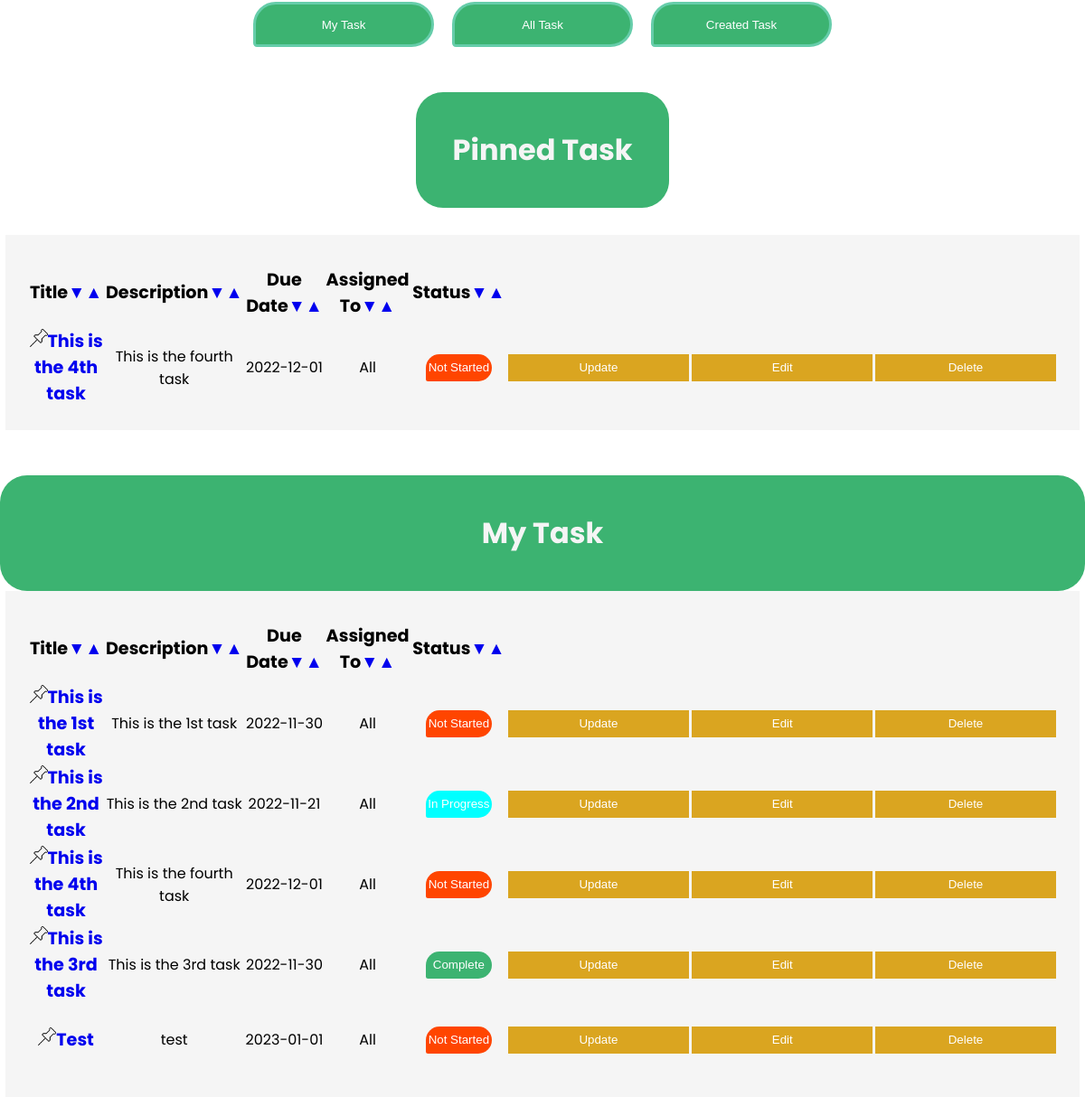
The page /task (signed in, lower part) on the database as committed earlier.
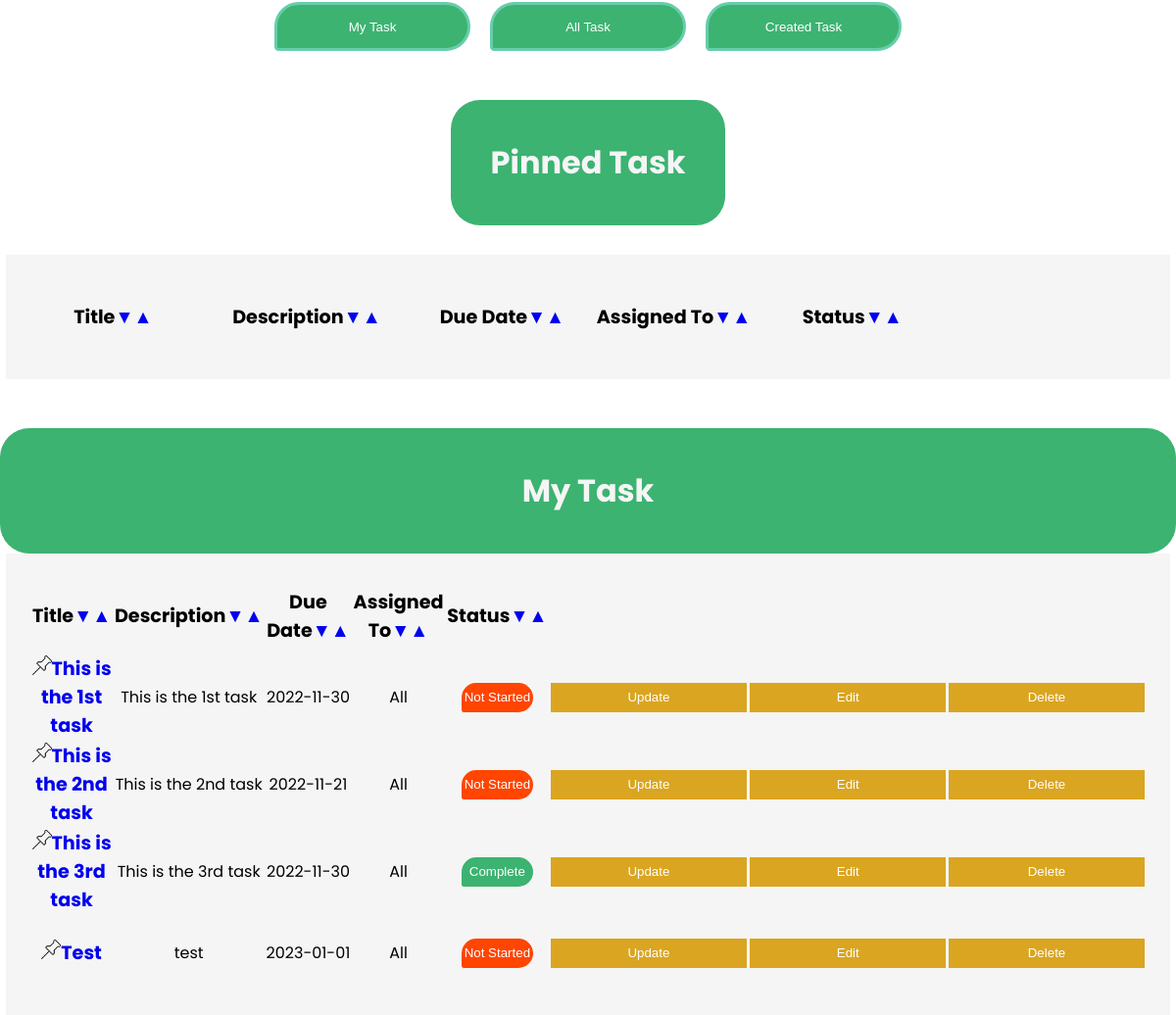
The same page on the database as committed later.
### models.py (models this page shows, shortened)
class Todo(db.Model):
    id = db.Column(db.Integer, primary_key=True)
    title = db.Column(db.String(100))
    description = db.Column(db.String(4150))
    assigned = db.Column(db.String(100))
    due = db.Column(db.Date)
    complete = db.Column(db.Integer)
    createdBy = db.Column(db.Integer)
    comments = db.relationship("Comment", backref="comment", cascade="all, delete-orphan", lazy=True)

### app.py (the view)
@app.route('/task')
def task():
    global user
    if user == User:
        return render_template('login.html', message="Please Log In To access this page")
    todo_list = Todo.query.all()
    user_list = User.query.all()
    return render_template('task.html', todo_list=todo_list, user_list=user_list, user=user)

### templates/task.html (shortened to what the changed rows need)
<!DOCTYPE html>
<html lang="en">
<head>
    <link rel="stylesheet" href="{{ url_for('static',filename='main.css') }}">
</head>
<body>
{% if user.pinnedTask != "" %}
    <div class="h">
        <h1>Pinned Task</h1>
    </div>
    <div id="pinnedTask">
        <div id="todo" class="todo">
            <table>
                <thead>
                <th>Title<a href="/task/Title/0">&#9660;</a><a href="/task/Title/1">&#9650;</a></th>
                <th>Description<a href="/task/Description/0">&#9660;</a><a href="/task/Description/1">&#9650;</a></th>
                <th>Due Date<a href="/task/Due/0">&#9660;</a><a href="/task/Due/1">&#9650;</a></th>
                <th>Assigned To<a href="/task/AssignedTo/0">&#9660;</a><a href="/task/AssignedTo/1">&#9650;</a></th>
                <th>Status<a href="/task/Status/0">&#9660;</a><a href="/task/Status/1">&#9650;</a></th>
                <th></th>
                <th></th>
                </thead>
                <tbody>
                {% for todo in todo_list %}
                    {% if todo.id|string in user.pinnedTask %}
                        <tr>
                            <td class="title"><a href="/unpin/{{ todo.id }}"><img height="20px" width="20px"
                                                                                  src="{{ url_for('static',filename='pin.png') }}"
                                                                                  alt="pin"></a><a
                                    href="/viewTask/{{ todo.id }}">{{ todo.title }}</a></td>
                            <td>{{ todo.description }}</td>
                            <td>{{ todo.due }}</td>
                            <td>{{ todo.assigned }}</td>
                            <td>{% if todo.complete == 0 %}
                                <button class="notStarted">Not Started</button>
                            {% elif todo.complete == 1 %}
                                <button class="inProgress">In Progress</button>
                            {% else %}
                                <button class="complete">Complete</button>
                            {% endif %}</td>
                            <td><a href="/update/{{ todo.id }}">
                                <button>Update</button>
                            </a></td>
                            {% if todo.createdBy == user.id or user.access == 1 %}
                                <td><a href="/editTask/{{ todo.id }}">
                                    <button>Edit</button>
                                </a></td>
                                <td><a href="/delete/{{ todo.id }}">
                                    <button>Delete</button>
                                </a></td>
                            {% endif %}</tr>
                    {% endif %}
                {% endfor %}
                </tbody>
            </table>
        </div>
    </div>
{% endif %}
<div id="myTask">
    <div class="h">
        <h1>My Task</h1>
    </div>
    <div id="todo" class="todo">
        <table>
            <thead>
            <th>Title<a href="/task/Title/0">&#9660;</a><a href="/task/Title/1">&#9650;</a></th>
            <th>Description<a href="/task/Description/0">&#9660;</a><a href="/task/Description/1">&#9650;</a></th>
            <th>Due Date<a href="/task/Due/0">&#9660;</a><a href="/task/Due/1">&#9650;</a></th>
            <th>Assigned To<a href="/task/AssignedTo/0">&#9660;</a><a href="/task/AssignedTo/1">&#9650;</a></th>
            <th>Status<a href="/task/Status/0">&#9660;</a><a href="/task/Status/1">&#9650;</a></th>
            <th></th>
            <th></th>
            </thead>
            <tbody>
            {% for todo in todo_list %}
                <tr>
                    {% if user.name in todo.assigned or todo.assigned=="All" %}
                        <td class="title"><a href="/pin/{{ todo.id }}"><img height="20px" width="20px"
                                                                            src="{{ url_for('static',filename='pin.png') }}"
                                                                            alt="pin"><a
                                href="/viewTask/{{ todo.id }}">{{ todo.title }}</a></td>
                        <td>{{ todo.description }}</td>
                        <td>{{ todo.due }}</td>
                        <td>{{ todo.assigned }}</td>
                        <td>{% if todo.complete == 0 %}
                            <button class="notStarted">Not Started</button>
                        {% elif todo.complete == 1 %}
                            <button class="inProgress">In Progress</button>
                        {% else %}
                            <button class="complete">Complete</button>
                        {% endif %}</td>
                        <td><a href="/update/{{ todo.id }}">
                            <button>Update</button>
                        </a></td>
                        {% if todo.createdBy == user.id or user.access == 1 %}
                            <td><a href="/editTask/{{ todo.id }}">
                                <button>Edit</button>
                            </a></td>
                            <td><a href="/delete/{{ todo.id }}">
                                <button>Delete</button>
                            </a></td>
                        {% endif %}</tr>
                    {% endif %}
            {% endfor %}
            </tbody>
        </table>
    </div>
</div>
</body>
</html>

Rows that differ between the two databases and show on the page:
removed Todo: title "This is the 4th task", description "This is the fourth task", due "2022-12-01", assigned "All", complete "Not Started"
changed Todo "This is the 2nd task": complete "In Progress" → "Not Started"
